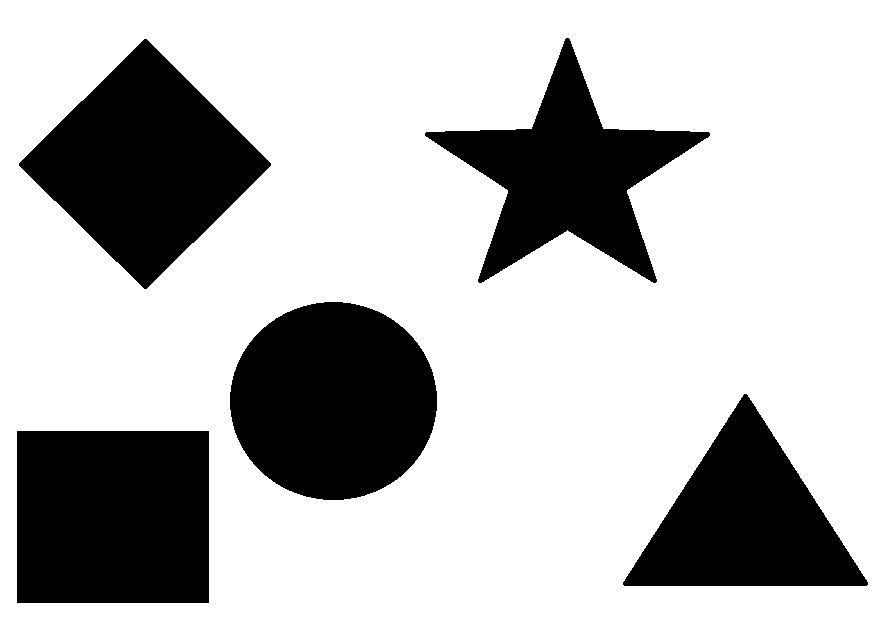
#> input picture Identifying Shapes/shapes.jpg, 885 x 636 px
$ python identify_shapes.py
#> lines starting #> are read from the running program, lines starting #| are printed output that depends on the picture; after the words box and inside, x2 and y2 are one past the last pixel; in counts of white or black regions, pixels touching at a corner belong together
import cv2
import numpy as np

img=cv2.imread("shapes.jpg")
#> img is the input picture: shape (636, 885, 3); min 0, max 255, mean 188.5
gray=cv2.cvtColor(img,cv2.COLOR_BGR2GRAY)

cv2.imshow("Identifying Shapes",img)
cv2.waitKey(0)

ret,thresh=cv2.threshold(gray,127,255,1)
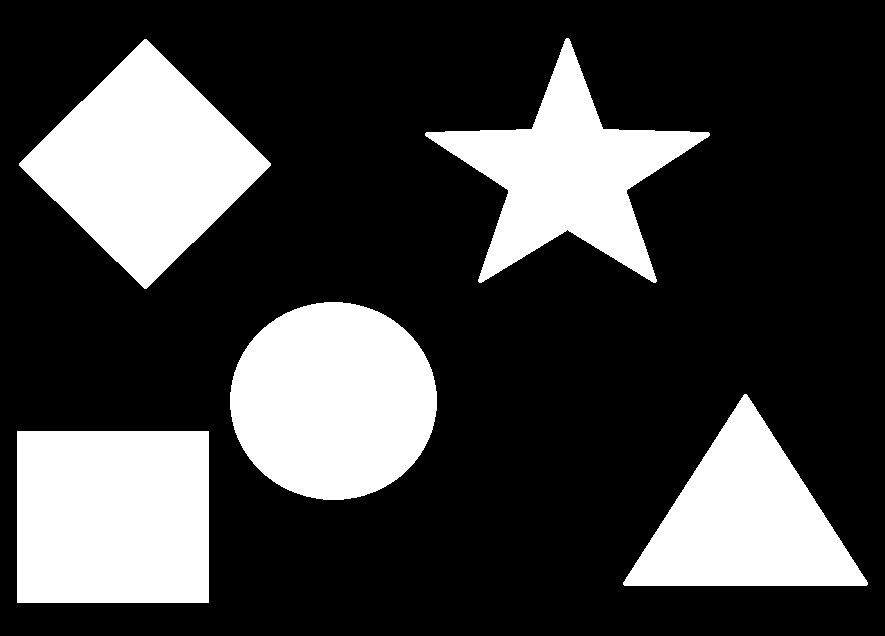
#> thresh: shape (636, 885); 26.1% white; 5 white regions
contours,hierarchy=cv2.findContours(thresh.copy(),cv2.RETR_LIST,cv2.CHAIN_APPROX_NONE)
#> contours = 5 contours; box (x1, y1, x2, y2) and area: (17, 431, 209, 603) 32661, (230, 302, 437, 500) 31867, (19, 39, 271, 289) 31771, (425, 38, 710, 283) 24866, (623, 394, 868, 586) 23845
for cnt in contours:
    approx=cv2.approxPolyDP(cnt,0.01*cv2.arcLength(cnt,True),True)
    if len(approx)==3:
        shapename="Triangle"
        cv2.drawContours(img,[cnt],0,(0,255,0),-1)
        M=cv2.moments(cnt)
        cx=int(M['m10']/M['m00'])
        cy=int(M['m01']/M['m00'])
        cv2.putText(img,shapename,(cx-50,cy),cv2.FONT_HERSHEY_SIMPLEX,1,(0,0,0),1)
    elif len(approx)==4:
        x,y,w,h=cv2.boundingRect(cnt)
        M=cv2.moments(cnt)
        cx=int(M['m10']/M['m00'])
        cy=int(M['m01']/M['m00'])
        if abs(w-h)<=3:
            shapename="Square"
            cv2.drawContours(img,[cnt],0,(0,125,255),-1)
            cv2.putText(img,shapename,(cx-50,cy),cv2.FONT_HERSHEY_SIMPLEX,1,(0,0,0),1)
        else:
            shapename="Rectangle"
            cv2.drawContours(img,[cnt],0,(0,0,255),-1)
            M=cv2.moments(cnt)
            cx=int(M['m10']/M['m00'])
            cy=int(M['m01']/M['m00'])
            cv2.putText(img,shapename,(cx-50,cy),cv2.FONT_HERSHEY_SIMPLEX,1,(0,0,0),1)
    elif len(approx)==10:
        shapename="Star"
        cv2.drawContours(img,[cnt],0,(255,0,0),-1)
        M=cv2.moments(cnt)
        cx=int(M['m10']/M['m00'])
        cy=int(M['m01']/M['m00'])
        cv2.putText(img,shapename,(cx-50,cy),cv2.FONT_HERSHEY_SIMPLEX,1,(0,0,0),1)
    elif len(approx)>=15:
        shapename="Circle"
        cv2.drawContours(img,[cnt],0,(0,255,255),-1)
        M=cv2.moments(cnt)
        cx=int(M['m10']/M['m00'])
        cy=int(M['m01']/M['m00'])
        cv2.putText(img,shapename,(cx-50,cy),cv2.FONT_HERSHEY_SIMPLEX,1,(0,0,0),1)
    cv2.imshow("Identifying Shapes",img)
    cv2.waitKey(0)
#> this loop made 5 passes
#> (approx, x, y, w, h, shapename) on passes 1, 4: ([[17, 431], [17, 602], [208, 602], [208, 431]], 17, 431, 192, 172, 'Rectangle'), ([[144, 39], [19, 165], [146, 288], [270, 163]], 19, 39, 252, 250, 'Square')
#> (approx, shapename) on pass 2: ([[623, 582], [867, 584], [746, 394]], 'Triangle')
#> pass 1, `cv2.imshow("Identifying Shapes",img)`:
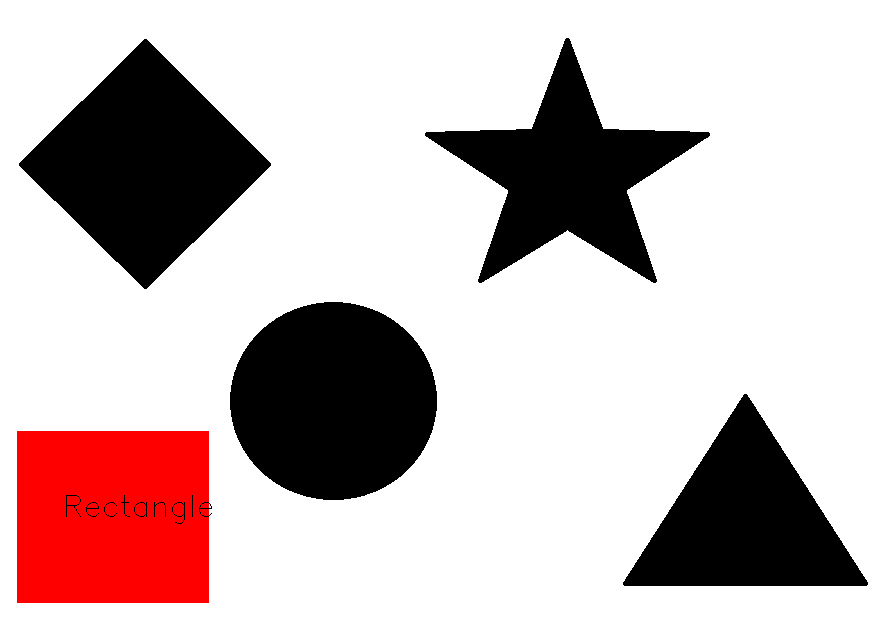
#> window 'Identifying Shapes': shape (636, 885, 3); mean B, G, R 188.5, 188.5, 203.3
#> pass 2, `cv2.imshow("Identifying Shapes",img)`:
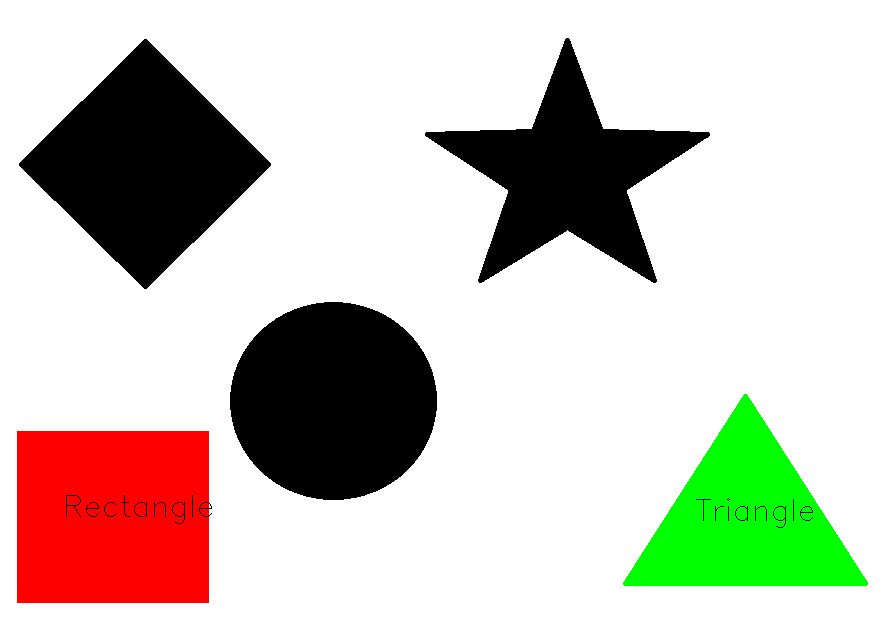
#> window 'Identifying Shapes': shape (636, 885, 3); mean B, G, R 188.5, 199.3, 203.3
#> after the loop:
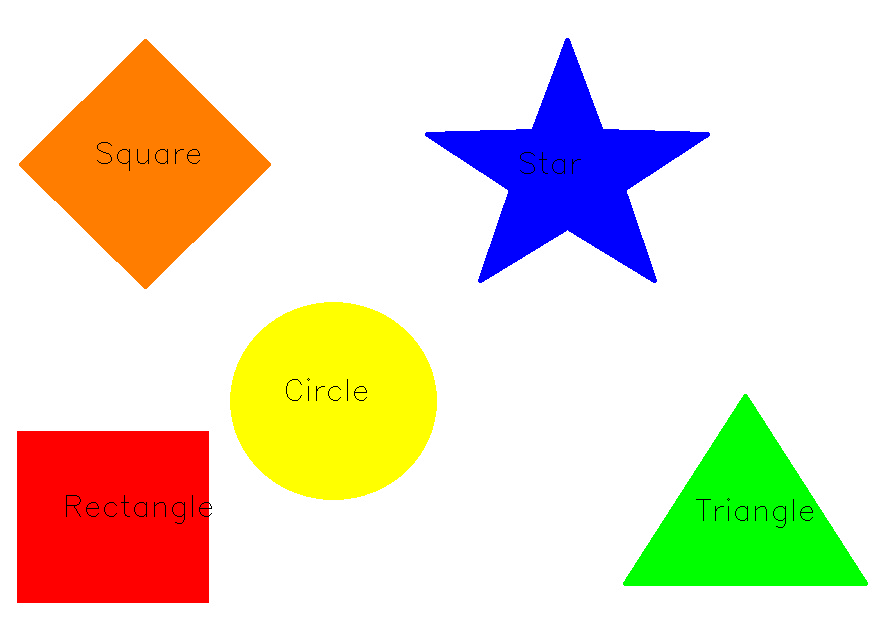
#> img: shape (636, 885, 3); mean B, G, R 199.9, 220.9, 232.2
cv2.waitKey(0)
cv2.destroyAllWindows()
